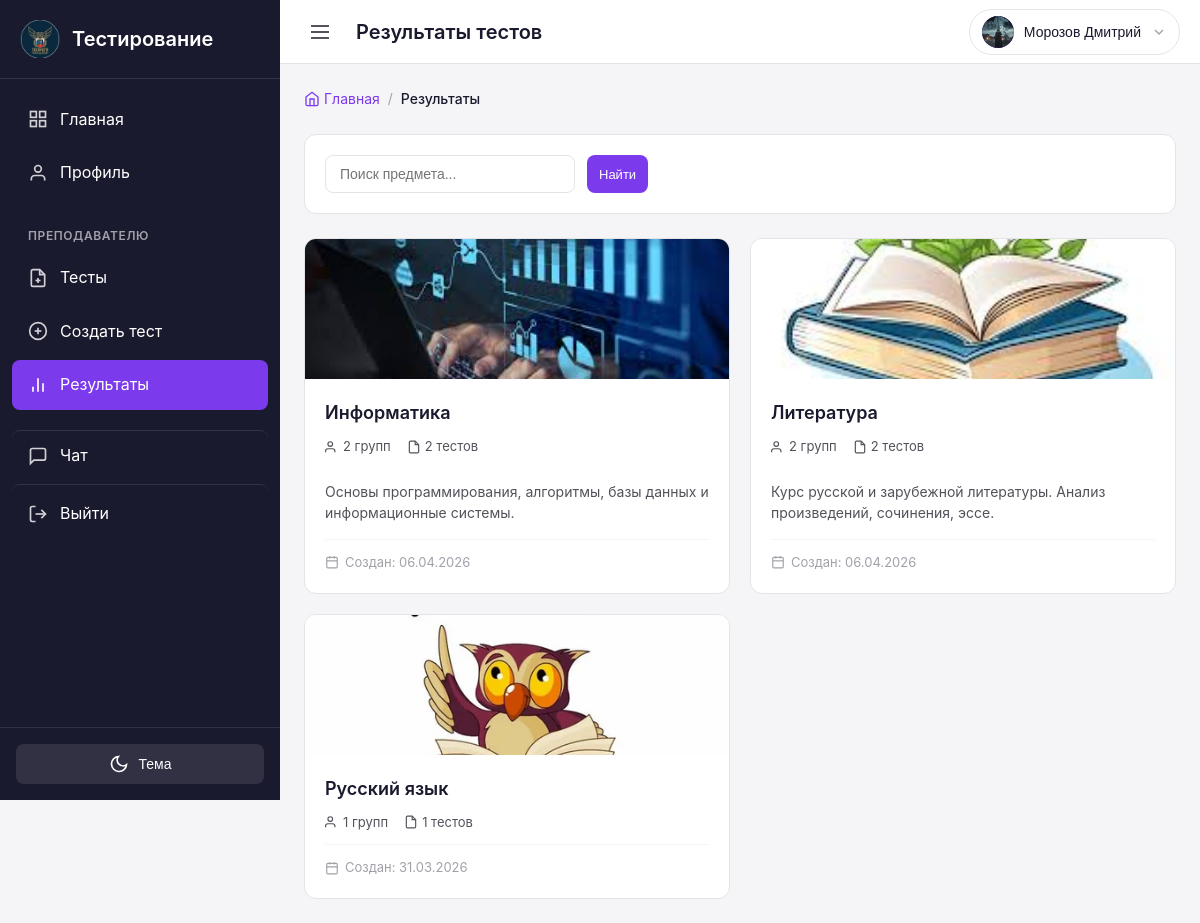
/teacher/results/subjects/ (signed in), run on an earlier commit of the app's database.
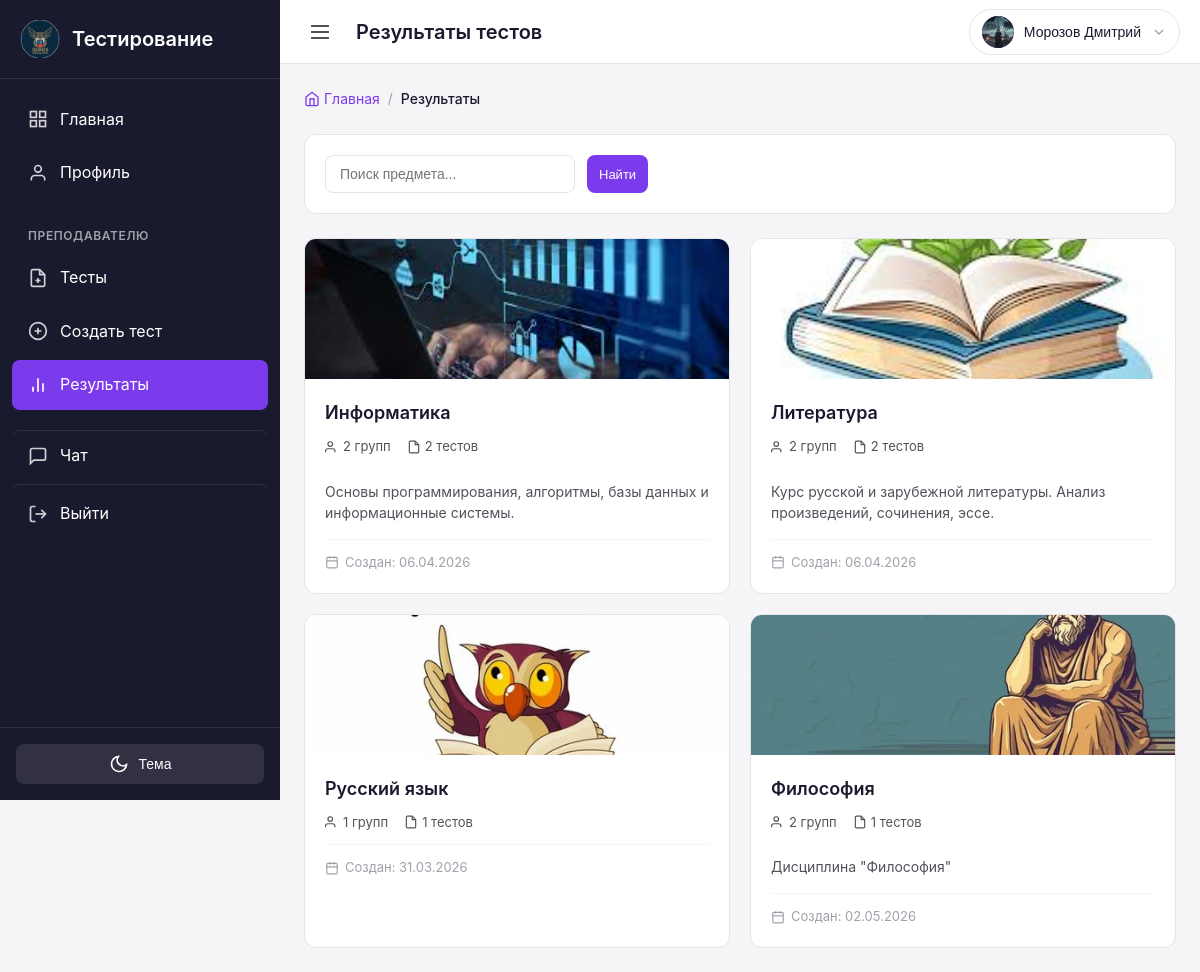
And on a later commit of the database.
### users/models.py (models this page shows, shortened)
class User(AbstractUser):
    role = models.CharField(
        max_length=10,
        choices=UserRole.choices,
        default=UserRole.STUDENT,
        verbose_name='Роль',
    )
    phone = models.CharField(
        max_length=20,
        blank=True,
        verbose_name='Телефон',
    )
    birth_date = models.DateField(
        null=True,
        blank=True,
        verbose_name='Дата рождения',
    )
    patronymic = models.CharField(
        max_length=100,
        blank=True,
        verbose_name='Отчество',
    )
    class Meta:
        verbose_name = 'Пользователь'
        verbose_name_plural = 'Пользователи'
    @property
    def is_teacher(self):
        return self.role == UserRole.TEACHER
    @property
    def is_student(self):
        return self.role == UserRole.STUDENT

class Profile(models.Model):
    user = models.OneToOneField(
        User,
        on_delete=models.CASCADE,
        related_name='profile',
        verbose_name='Пользователь',
    )
    avatar = models.ImageField(
        upload_to='avatars/',
        null=True,
        blank=True,
        verbose_name='Аватар',
    )
    bio = models.TextField(
        blank=True,
        verbose_name='О себе',
    )
    group = models.ForeignKey(
        'groups.Group',
        on_delete=models.SET_NULL,
        null=True,
        blank=True,
        related_name='students',
        verbose_name='Группа',
        help_text='Группа, к которой принадлежит студент',
    )
    real_group = models.CharField(
        max_length=50,
        blank=True,
        verbose_name='Реальная группа',
        help_text='Для студентов после 11 класса (например, 11ИС-1/26)',
    )
    created_at = models.DateTimeField(
        auto_now_add=True,
        verbose_name='Дата создания',
    )
    updated_at = models.DateTimeField(
        auto_now=True,
        verbose_name='Дата обновления',
    )
    last_seen_at = models.DateTimeField(
        null=True,
        blank=True,
        verbose_name='Последний заход в сеть',
    )
    class Meta:
        verbose_name = 'Профиль'
        verbose_name_plural = 'Профили'

### groups/models.py (models this page shows, shortened)
class Subject(models.Model):
    name = models.CharField(
        max_length=200,
        verbose_name='Название предмета'
    )
    description = models.TextField(
        blank=True,
        verbose_name='Описание'
    )
    image = models.ImageField(
        upload_to='subject_images/',
        null=True,
        blank=True,
        verbose_name='Изображение предмета'
    )
    teachers = models.ManyToManyField(
        settings.AUTH_USER_MODEL,
        related_name='subjects',
        limit_choices_to={'role': 'teacher'},
        verbose_name='Преподаватели'
    )
    groups = models.ManyToManyField(
        Group,
        related_name='subjects',
        verbose_name='Группы'
    )
    created_at = models.DateTimeField(
        auto_now_add=True,
        verbose_name='Дата создания'
    )
    class Meta:
        verbose_name = 'Предмет'
        verbose_name_plural = 'Предметы'
        ordering = ['name']

### users/views.py (the view)
# urls.py: path('teacher/results/subjects/', views.teacher_results_subjects, name='teacher_results_subjects'),
@login_required
def teacher_results_subjects(request):
    from groups.models import Subject
    if not request.user.is_teacher:
        messages.error(request, 'У вас нет доступа к этой странице')
        return redirect('dashboard')
    search = request.GET.get('search', '')
    subjects = Subject.objects.filter(
        teachers=request.user
    ).distinct().annotate(
        groups_count=Count('groups', distinct=True),
        tests_count=Count('tests', filter=Q(tests__created_by=request.user), distinct=True)
    ).order_by('name')
    if search:
        subjects = subjects.filter(name__icontains=search)
    context = {
        'subjects': subjects,
        'search': search,
    }
    return render(request, 'users/teacher/results_subjects.html', context)

### templates/users/teacher/results_subjects.html (shortened to what this page needs)
{% extends 'base.html' %}
{% block topbar_title %}Результаты тестов{% endblock %}
{% block content %}
<div class="results-container">
    <div class="breadcrumb-nav mb-3">
        <a href="{% url 'teacher_dashboard' %}" class="breadcrumb-link">
            <svg width="16" height="16" viewBox="0 0 24 24" fill="none" stroke="currentColor" stroke-width="2">
                <path d="M3 9l9-7 9 7v11a2 2 0 0 1-2 2H5a2 2 0 0 1-2-2z"></path>
                <polyline points="9 22 9 12 15 12 15 22"></polyline>
            </svg>
            Главная
        </a>
        <span class="breadcrumb-sep">/</span>
        <span class="breadcrumb-current">Результаты</span>
    </div>
    <div class="search-bar card mb-3">
        <form method="get" class="search-form">
            <div class="search-row">
                <input
                    type="text"
                    name="search"
                    class="form-input"
                    placeholder="Поиск предмета..."
                    value="{{ search }}"
                >
                <button type="submit" class="btn btn-primary btn-sm">Найти</button>
            </div>
        </form>
    </div>
    {% if subjects %}
        <div class="subjects-grid">
            {% for subject in subjects %}
            <a href="{% url 'teacher_results_groups' subject.id %}" class="subject-card-link">
                <div class="subject-card">
                    {% if subject.image %}
                        <div class="subject-card-image">
                            <img src="{{ subject.image.url }}" alt="{{ subject.name }}">
                        </div>
                    {% else %}
                        <div class="subject-card-placeholder">
                            <div class="subject-card-icon"><i class="fa-solid fa-book"></i></div>
                        </div>
                    {% endif %}
                    <div class="subject-card-body">
                        <div class="subject-card-header">
                            <div class="subject-card-info">
                                <h2 class="subject-card-title">{{ subject.name }}</h2>
                                <div class="subject-card-meta">
                                    <span class="meta-item">
                                        <svg width="14" height="14" viewBox="0 0 24 24" fill="none" stroke="currentColor" stroke-width="2">
                                            <path d="M17 21v-2a4 4 0 0 0-4-4H5a4 4 0 0 0-4 4v2"></path>
                                            <circle cx="9" cy="7" r="4"></circle>
                                        </svg>
                                        {{ subject.groups_count }} групп
                                    </span>
                                    <span class="meta-item">
                                        <svg width="14" height="14" viewBox="0 0 24 24" fill="none" stroke="currentColor" stroke-width="2">
                                            <path d="M14 2H6a2 2 0 0 0-2 2v16a2 2 0 0 0 2 2h12a2 2 0 0 0 2-2V8z"></path>
                                            <polyline points="14 2 14 8 20 8"></polyline>
                                        </svg>
                                        {{ subject.tests_count }} тестов
                                    </span>
                                </div>
                            </div>
                        </div>
                        {% if subject.description %}
                            <p class="subject-card-desc">{{ subject.description|truncatewords:10 }}</p>
                        {% endif %}
                        <div class="subject-card-footer">
                            <span class="subject-card-date">
                                <svg width="14" height="14" viewBox="0 0 24 24" fill="none" stroke="currentColor" stroke-width="2">
                                    <rect x="3" y="4" width="18" height="18" rx="2" ry="2"></rect>
                                    <line x1="16" y1="2" x2="16" y2="6"></line>
                                    <line x1="8" y1="2" x2="8" y2="6"></line>
                                    <line x1="3" y1="10" x2="21" y2="10"></line>
                                </svg>
                                Создан: {{ subject.created_at|date:"d.m.Y" }}
                            </span>
                        </div>
                    </div>
                </div>
            </a>
            {% endfor %}
        </div>
    {% endif %}
</div>
{% endblock %}

### templates/base.html (shortened to what this page needs)
<!DOCTYPE html>
<html lang="ru" data-theme="light">
<head>
    {% load static %}
    <link rel="stylesheet" href="{% static 'css/style.css' %}">
    <link rel="stylesheet" href="https://cdnjs.cloudflare.com/ajax/libs/font-awesome/6.5.1/css/all.min.css">
</head>
<body>
    <div class="app-container">
        <aside class="sidebar" id="sidebar">
            <div class="sidebar-header">
                <a href="{% url 'dashboard' %}" class="logo">
                    <img src="/../static/images/logo.png" width="40rem" alt="Логотип">
                    <span class="logo-text">Тестирование</span>
                </a>
            </div>
            <nav class="sidebar-nav">
                {% if user.is_authenticated %}
                    <a href="{% url 'dashboard' %}" class="nav-item ">
                        <svg class="nav-icon" width="20" height="20" viewBox="0 0 24 24" fill="none" stroke="currentColor" stroke-width="2">
                            <rect x="3" y="3" width="7" height="7"></rect>
                            <rect x="14" y="3" width="7" height="7"></rect>
                            <rect x="14" y="14" width="7" height="7"></rect>
                            <rect x="3" y="14" width="7" height="7"></rect>
                        </svg>
                        <span>Главная</span>
                    </a>
                    <a href="{% url 'profile' %}" class="nav-item {% if request.resolver_match.url_name == 'profile' %}active{% endif %}">
                        <svg class="nav-icon" width="20" height="20" viewBox="0 0 24 24" fill="none" stroke="currentColor" stroke-width="2">
                            <path d="M20 21v-2a4 4 0 0 0-4-4H8a4 4 0 0 0-4 4v2"></path>
                            <circle cx="12" cy="7" r="4"></circle>
                        </svg>
                        <span>Профиль</span>
                    </a>
                    {% if user.is_teacher %}
                        <div class="nav-section">
                            <span class="nav-section-title">Преподавателю</span>
                            <a href="{% url 'teacher_tests' %}" class="nav-item ">
                                <span>Тесты</span>
                            </a>
                            <a href="{% url 'teacher_test_create' %}" class="nav-item {% if request.resolver_match.url_name == 'teacher_test_create' %}active{% endif %}">
                                <svg class="nav-icon" width="20" height="20" viewBox="0 0 24 24" fill="none" stroke="currentColor" stroke-width="2">
                                    <circle cx="12" cy="12" r="10"></circle>
                                    <line x1="12" y1="8" x2="12" y2="16"></line>
                                    <line x1="8" y1="12" x2="16" y2="12"></line>
                                </svg>
                                <span>Создать тест</span>
                            </a>
                            <a href="{% url 'teacher_results' %}" class="nav-item {% if 'teacher_results' in request.resolver_match.url_name %}active{% endif %}">
                                <svg class="nav-icon" width="20" height="20" viewBox="0 0 24 24" fill="none" stroke="currentColor" stroke-width="2">
                                    <line x1="18" y1="20" x2="18" y2="10"></line>
                                    <line x1="12" y1="20" x2="12" y2="4"></line>
                                    <line x1="6" y1="20" x2="6" y2="14"></line>
                                </svg>
                                <span>Результаты</span>
                            </a>
                        </div>
                    {% endif %}
                    {% if user.is_student or user.is_teacher %}
                        <a href="{% url 'chat:contacts' %}" class="nav-item nav-item-spaced {% if request.resolver_match.url_name == 'contacts' or request.resolver_match.url_name == 'search_users' %}active{% endif %}">
                            <svg class="nav-icon" width="20" height="20" viewBox="0 0 24 24" fill="none" stroke="currentColor" stroke-width="2">
                                <path d="M21 15a2 2 0 0 1-2 2H7l-4 4V5a2 2 0 0 1 2-2h14a2 2 0 0 1 2 2z"></path>
                            </svg>
                            <span>Чат</span>
                        </a>
                    {% endif %}
                    <a href="{% url 'logout' %}" class="nav-item nav-item-logout">
                        <svg class="nav-icon" width="20" height="20" viewBox="0 0 24 24" fill="none" stroke="currentColor" stroke-width="2">
                            <path d="M9 21H5a2 2 0 0 1-2-2V5a2 2 0 0 1 2-2h4"></path>
                            <polyline points="16 17 21 12 16 7"></polyline>
                            <line x1="21" y1="12" x2="9" y2="12"></line>
                        </svg>
                        <span>Выйти</span>
                    </a>
                {% endif %}
            </nav>
            <div class="sidebar-footer">
                <div class="theme-toggle">
                    <button class="theme-toggle-btn" id="themeToggle" aria-label="Переключить тему">
                        <svg class="moon-icon" width="20" height="20" viewBox="0 0 24 24" fill="none" stroke="currentColor" stroke-width="2">
                            <path d="M21 12.79A9 9 0 1 1 11.21 3 7 7 0 0 0 21 12.79z"></path>
                        </svg>
                        <span class="theme-label">Тема</span>
                    </button>
                </div>
            </div>
        </aside>
        <div class="main-content">
            <header class="topbar">
                <button class="menu-toggle" id="menuToggle" aria-label="Открыть меню">
                    <svg width="24" height="24" viewBox="0 0 24 24" fill="none" stroke="currentColor" stroke-width="2">
                        <line x1="3" y1="12" x2="21" y2="12"></line>
                        <line x1="3" y1="6" x2="21" y2="6"></line>
                        <line x1="3" y1="18" x2="21" y2="18"></line>
                    </svg>
                </button>
                <div class="topbar-title">
                    {% block topbar_title %}{% endblock %}
                </div>
                <div class="topbar-actions">
                    {% if user.is_authenticated %}
                        <div class="user-menu" id="userMenu">
                            <button class="user-menu-btn" id="userMenuBtn">
                                <div class="user-avatar-small">
                                    {% if user.profile.avatar %}
                                        <img src="{{ user.profile.avatar.url }}" alt="{{ user.last_name }}">
                                    {% else %}
                                        <span>{{ user.first_name|first }}{{ user.last_name|first }}</span>
                                    {% endif %}
                                </div>
                                <span class="user-name">{{ user.last_name }} {{ user.first_name }}</span>
                                <svg class="user-menu-arrow" width="16" height="16" viewBox="0 0 24 24" fill="none" stroke="currentColor" stroke-width="2">
                                    <polyline points="6 9 12 15 18 9"></polyline>
                                </svg>
                            </button>
                        </div>
                    {% endif %}
                </div>
            </header>
            <main class="content">
                {% block content %}{% endblock %}
            </main>
        </div>
    </div>
</body>
</html>

What changed in the data, as far as the page shows it:
added Subject: image (picture), name "Философия", groups_count "2", tests_count "1", description "Дисциплина \"Философия\"", created_at "02.05.2026"
